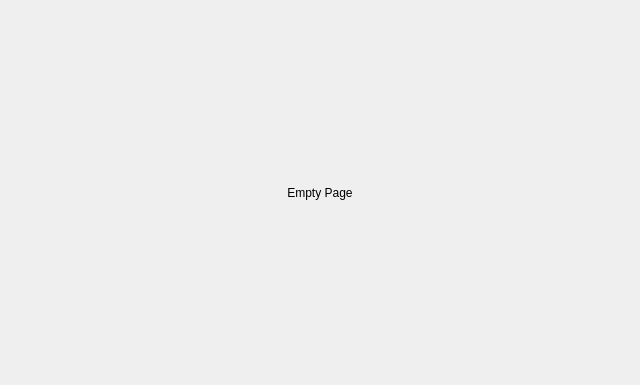
<?xml version="1.0" encoding="UTF-8"?>
<ui version="4.0">
 <class>AdminDefaultPage</class>
 <widget class="QWidget" name="AdminDefaultPage">
  <property name="geometry">
   <rect>
    <x>0</x>
    <y>0</y>
    <width>640</width>
    <height>385</height>
   </rect>
  </property>
  <property name="windowTitle">
   <string>AdminDefaultPage</string>
  </property>
  <layout class="QGridLayout" name="gridLayout">
   <item row="0" column="0">
    <layout class="QVBoxLayout" name="verticalLayout">
     <item>
      <widget class="QLabel" name="label">
       <property name="text">
        <string>Empty Page</string>
       </property>
       <property name="alignment">
        <set>Qt::AlignmentFlag::AlignCenter</set>
       </property>
      </widget>
     </item>
    </layout>
   </item>
  </layout>
 </widget>
 <resources/>
 <connections/>
</ui>
